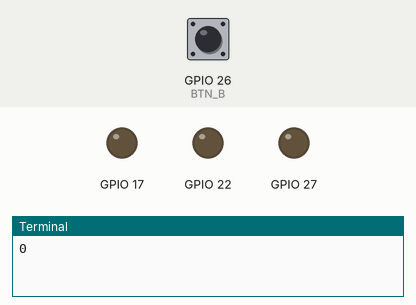
A program run on a simulated Raspberry Pi (BCM pin numbers). Parts: output pins drawn as LEDs (lit = HIGH), the last lines printed to the terminal. The test bench sets the inputs (shaded band); at power-on: GPIO 26 (BTN_B) LOW.

Above: at 1.2 s.
1.3 s: GPIO 26 (BTN_B) pulled HIGH for 0.15 s
At 4.1 s:
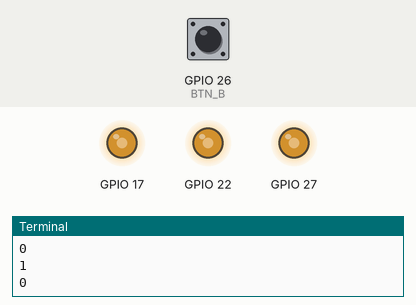
4.4 s: GPIO 26 (BTN_B) pulled HIGH for 1 s
At 5.2 s:
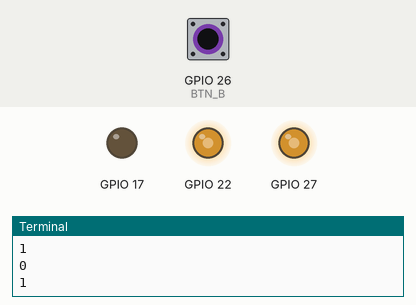
7.9 s: GPIO 26 (BTN_B) pulled HIGH for 3.2 s
At 9.8 s:
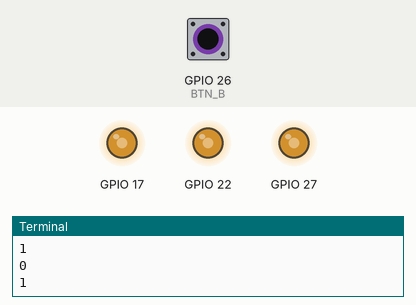
Timing chart, 0 to 13.6 s (numbered marks = the images above; inputs shaded):
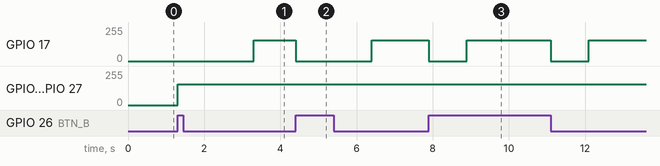

Measured:
- after the input at 1.3 s, GPIO 17: 0/255 → 155/255 after 2.0 s; GPIO 22, GPIO 27: 0/255 → 155/255 at once
- after the input at 4.4 s, GPIO 17: 155/255 → 0/255 at once, → 155/255 2.0 s later
- after the input at 7.9 s, GPIO 17: alternates 155/255 for 2.2 s and 0/255 for 1.0 s, 4 changes in all, then stays 155/255, starting at once

The program:

GPIOEdgeDetection.py
```python
#GPIO 26 is used for this example
import RPi.GPIO as GPIO
import pigpio
import time

#initiate variables
pi=pigpio.pi()
BTN_B = 26
#GPIO.setmode(GPIO.BOARD)
GPIO.setmode(GPIO.BCM)
GPIO.setup(BTN_B, GPIO.IN, pull_up_down=GPIO.PUD_DOWN)
print pi.get_mode(26)

def handle(pin):
    print GPIO.input(BTN_B)
    pi.set_PWM_dutycycle(17, 0)
    pi.set_PWM_dutycycle(22, 155)
    pi.set_PWM_dutycycle(27, 155)
    time.sleep(1)
    pi.set_PWM_dutycycle(17, 155)
    pi.set_PWM_dutycycle(22, 155)
    pi.set_PWM_dutycycle(27, 155)


GPIO.add_event_detect(BTN_B, GPIO.BOTH, handle)


while True:
        time.sleep(1e6)
```
